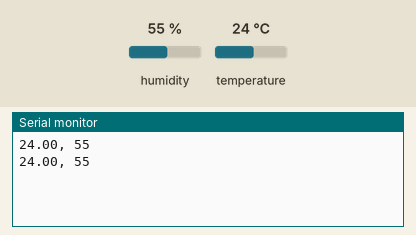
This sketch was run on a simulated Arduino Uno, built with avr-gcc and run on an emulated ATmega328P. Shown: the last lines printed to the serial monitor. The inputs (shaded band) are chosen by the test bench; at power-on: humidity 55 %, temperature 24 °C.

Above: at 10.8 s.
10.9 s: humidity set to 22 %
At 15.6 s:
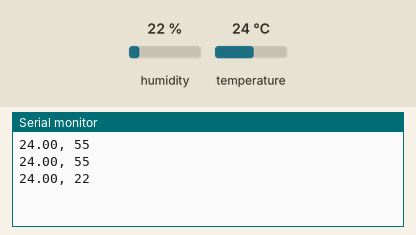
18.4 s: temperature set to 12 °C
At 21.5 s:
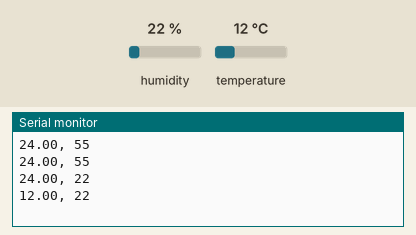
25.9 s: humidity set to 40 %
At 30.8 s:
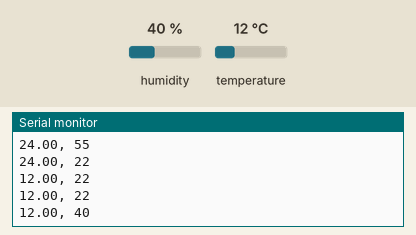
Timing chart, 0 to 32.3 s (numbered marks = the images above; inputs shaded):
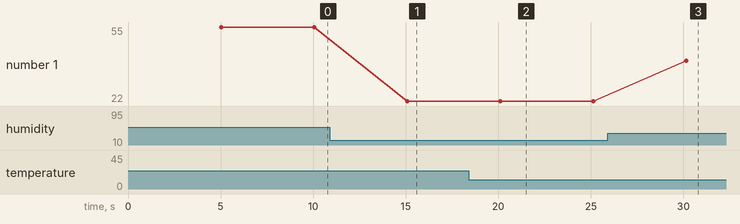

The sketch:

arduino-logger.ino
```cpp
#include <DHT.h>

#define DHTPIN 2
#define DHTTYPE DHT11

DHT dht(DHTPIN, DHTTYPE);

void setup() {

  Serial.begin(9600);
  dht.begin();
}

void loop() {

  delay(5000);

  float temperatura = dht.readTemperature();
  int umidade = dht.readHumidity();

  if (isnan(temperatura) || isnan(umidade))

    return;

  Serial.print(temperatura, 2);
  Serial.print(", ");
  Serial.println(umidade);
}
```

Measured:
- after the input at 10.9 s, the serial monitor: prints a new line after 4.2 s (image 1)
- after the input at 18.4 s, the serial monitor: prints a new line after 1.7 s (image 2)
- after the input at 25.9 s, the serial monitor: prints a new line after 4.2 s (image 3)
- plotted number 1: 55 → 22 after the input at 10.9 s, 22 → 40 after the input at 25.9 s
